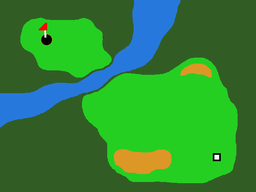
#> input picture ROM.png, 256 x 192 px, shrunk from 640 x 480 before the run
$ jupyter execute --allow-errors ROM_Course.ipynb
#> lines starting #> are read from the running program, lines starting #| are printed output that depends on the picture
[cell 1]
from PIL import Image
im = Image.open('ROM.png', 'r')
#> im is the input picture: PIL image 256x192 RGBA; mean R, G, B, A 48.6, 136.6, 54.7, 255
width, height = im.size
#> width = 256; height = 192
pixel_values = list(im.getdata())
#> pixel_values = 49152 items

[cell 2]
from PIL import Image

# Load the image
im = Image.open('ROM.png', 'r')
width, height = im.size

# Convert the image to 6-bit RGB (2 bits per color)
def rgb_to_6bit(rgb):
    return tuple((channel * 3) // 255 for channel in rgb)

# Get pixel data
pixel_values = list(im.getdata())
six_bit_pixel_values = [rgb_to_6bit(pixel) for pixel in pixel_values]
#> six_bit_pixel_values = 49152 items

# Write to a ROM-compatible format (VHDL case statement)
output_file = 'rom_output.vhd'
#> (the rest of this cell did not finish here and is left out)

[cell 3]
from PIL import Image

# Load the image
im = Image.open('ROM.png', 'r').convert('RGB')  # Ensure image is in RGB format
#> im: PIL image 256x192 RGB
width, height = im.size

# Convert the image to 6-bit RGB (2 bits per color)
def rgb_to_6bit(rgb):
    return tuple((channel * 3) // 255 for channel in rgb)

# Get pixel data
pixel_values = list(im.getdata())
six_bit_pixel_values = [rgb_to_6bit(pixel) for pixel in pixel_values]

# Write to a ROM-compatible format (VHDL case statement)
output_file = 'rom_output.vhd'
with open(output_file, 'w') as file:
    file.write('-- VHDL ROM file generated by Python script\n')
    file.write('case address is\n')

    for y in range(height):
        for x in range(width):
            pixel_index = y * width + x
            address = (y << 8) | x  # Combine x and y into a single address
            r, g, b = six_bit_pixel_values[pixel_index]
            color_value = (r << 4) | (g << 2) | b  # Combine 6-bit color into a single value
            file.write(f"    when x\"{address:04X}\" => data <= x\"{color_value:02X}\";\n")

    file.write('    when others => data <= x"00";\n')
    file.write('end case;\n')

print(f"VHDL ROM script written to {output_file}")

[cell 4]
from PIL import Image

im = Image.open('ROM.png', 'r').convert('RGB')  # Ensure image is in RGB format
width, height = im.size
def rgb_to_6bit(rgb):
    return tuple((channel * 3) // 255 for channel in rgb)

pixel_values = list(im.getdata())
six_bit_pixel_values = [rgb_to_6bit(pixel) for pixel in pixel_values]

output_file = 'rom_output.vhd'
with open(output_file, 'w') as file:
    file.write('-- VHDL ROM file generated by Python script\n')
    file.write('case address is\n')

    for y in range(height):
        for x in range(width):
            pixel_index = y * width + x
            address = (y << 8) | x  # Combine x and y into a single address
            address_binary = f"{address:016b}"  # Format as a 16-bit binary string
            r, g, b = six_bit_pixel_values[pixel_index]
            color_value = (r << 4) | (g << 2) | b  # Combine 6-bit color into a single value
            file.write(f"    when \"{address_binary}\" => data <= x\"{color_value:02X}\";\n")

    file.write('    when others => data <= x"00";\n')
    file.write('end case;\n')

print(f"VHDL ROM script written to {output_file}")

[cell 5]
from PIL import Image

# Load the image
im = Image.open('ROM.png', 'r').convert('RGB')  # Ensure image is in RGB format

# Scale the image down by a factor of 4
scale_factor = 4
width, height = im.size
scaled_width, scaled_height = width // scale_factor, height // scale_factor
#> scaled_width = 64; scaled_height = 48
im = im.resize((scaled_width, scaled_height), Image.NEAREST)
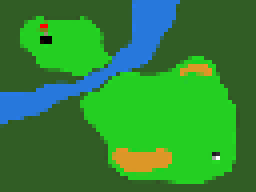
#> im: PIL image 64x48 RGB (shown 4 times larger); mean R, G, B 48.6, 136.5, 54.6

# Convert the image to 6-bit RGB (2 bits per color)
def rgb_to_6bit(rgb):
    return tuple((channel * 3) // 255 for channel in rgb)

# Get pixel data
pixel_values = list(im.getdata())
#> pixel_values = 3072 items, first 6: (49, 93, 37), (49, 93, 37), (49, 93, 37), (49, 93, 37), (49, 93, 37), (49, 93, 37)
six_bit_pixel_values = [rgb_to_6bit(pixel) for pixel in pixel_values]
#> six_bit_pixel_values = 3072 items, first 6: (0, 1, 0), (0, 1, 0), (0, 1, 0), (0, 1, 0), (0, 1, 0), (0, 1, 0)

# Write to a ROM-compatible format (VHDL case statement)
output_file = 'rom_output.vhd'
with open(output_file, 'w') as file:
    file.write('-- VHDL ROM file generated by Python script\n')
    file.write('-- Image scaled down by a factor of 4\n')
    file.write('case address is\n')

    for y in range(scaled_height):
        for x in range(scaled_width):
            pixel_index = y * scaled_width + x
            address = (y << (scaled_width.bit_length())) | x  # Combine x and y into a single address
            address_binary = f"{address:016b}"  # Format as a 16-bit binary string
            r, g, b = six_bit_pixel_values[pixel_index]
            color_value = (r << 4) | (g << 2) | b  # Combine 6-bit color into a single value
            file.write(f"    when \"{address_binary}\" => data <= x\"{color_value:02X}\";\n")

    file.write('    when others => data <= x"00";\n')
    file.write('end case;\n')

print(f"VHDL ROM script written to {output_file}")

[cell 6]
from PIL import Image
im = Image.open('ROM.png', 'r').convert('RGB')
scale_factor = 4
width, height = im.size
scaled_width, scaled_height = width // scale_factor, height // scale_factor
im = im.resize((scaled_width, scaled_height), Image.NEAREST)

def rgb_to_6bit(rgb):
    r = (rgb[0] * 3) // 255
    g = (rgb[1] * 3) // 255
    b = (rgb[2] * 3) // 255
    return (r << 4) | (g << 2) | b

pixel_values = list(im.getdata())
six_bit_pixel_values = [rgb_to_6bit(pixel) for pixel in pixel_values]
#> six_bit_pixel_values = 3072 values, max 63 at index 2550, min 0 at index 267, mean 6.51

output_file = 'rom_output.vhd'
with open(output_file, 'w') as file:
    file.write('-- VHDL ROM file generated by Python script\n')
    file.write('-- Image scaled down by a factor of 4\n')
    file.write('case address is\n')

    for y in range(scaled_height):
        for x in range(scaled_width):
            pixel_index = y * scaled_width + x
            address = (y << (scaled_width.bit_length())) | x
            address_binary = f"{address:016b}"
            color_value = six_bit_pixel_values[pixel_index]
            file.write(f"    when \"{address_binary}\" => data <= \"{color_value:06b}\";\n")

    file.write('    when others => data <= "000000";\n')
    file.write('end case;\n')

print(f"VHDL ROM script written to {output_file}")

[cell 7]
from PIL import Image
im = Image.open('ROM.png', 'r').convert('RGB')
scale_factor = 4
width, height = im.size
scaled_width, scaled_height = width // scale_factor, height // scale_factor
im = im.resize((scaled_width, scaled_height), Image.NEAREST)

[cell 8]
def rgb_to_6bit(rgb):
    r = (rgb[0] * 3) // 255
    g = (rgb[1] * 3) // 255
    b = (rgb[2] * 3) // 255
    return (r << 4) | (g << 2) | b

pixel_values = list(im.getdata())
six_bit_pixel_values = [rgb_to_6bit(pixel) for pixel in pixel_values]

[cell 9]
output_file = 'rom_output.vhd'
with open(output_file, 'w') as file:
    file.write('-- VHDL ROM file generated by Python script\n')
    file.write('-- Image scaled down by a factor of 4\n')
    file.write('case address is\n')

    for y in range(scaled_height):
        for x in range(scaled_width):
            pixel_index = y * scaled_width + x
            address = (y << (scaled_width.bit_length())) | x
            address_binary = f"{address:018b}"
            color_value = six_bit_pixel_values[pixel_index]
            file.write(f"    when \"{address_binary}\" => rgb_out <= \"{color_value:06b}\";\n")

    file.write('    when others => rgb_out <= "000000";\n')
    file.write('end case;\n')

print(f"VHDL ROM script written to {output_file}")

[cell 10]
from PIL import Image
im = Image.open('ROM.png', 'r').convert('RGB')
scale_factor = 4
width, height = im.size
scaled_width, scaled_height = width // scale_factor, height // scale_factor
im = im.resize((scaled_width, scaled_height), Image.NEAREST)

[cell 11]
def rgb_to_6bit(rgb):
    r = (rgb[0] * 3) // 255
    g = (rgb[1] * 3) // 255
    b = (rgb[2] * 3) // 255
    return (r << 4) | (g << 2) | b

pixel_values = list(im.getdata())
six_bit_pixel_values = [rgb_to_6bit(pixel) for pixel in pixel_values]

[cell 12]
output_file = 'rom_output.vhd'
with open(output_file, 'w') as file:
    file.write('-- VHDL ROM file generated by Python script\n')
    file.write('-- Image scaled down by a factor of 4\n')
    file.write('case address is\n')

    for y in range(scaled_height):
        for x in range(scaled_width):
            pixel_index = y * scaled_width + x
            address = (y << 10) | x
            address_binary = f"{address:020b}"
            color_value = six_bit_pixel_values[pixel_index]
            file.write(f"    when \"{address_binary}\" => rgb_out <= \"{color_value:06b}\";\n")

    file.write('    when others => rgb_out <= "000000";\n')
    file.write('end case;\n')

print(f"VHDL ROM script written to {output_file}")

[cell 13]
from PIL import Image
im = Image.open('ROM.png', 'r').convert('RGB')
scale_factor = 1
width, height = im.size
scaled_width, scaled_height = width // scale_factor, height // scale_factor
#> scaled_width = 256; scaled_height = 192
im = im.resize((scaled_width, scaled_height), Image.NEAREST)

def rgb_to_6bit(rgb):
    r = (rgb[0] * 3) // 255
    g = (rgb[1] * 3) // 255
    b = (rgb[2] * 3) // 255
    return (r << 4) | (g << 2) | b

pixel_values = list(im.getdata())
#> pixel_values = 49152 items
six_bit_pixel_values = [rgb_to_6bit(pixel) for pixel in pixel_values]
#> six_bit_pixel_values = 49152 items

output_file = 'rom_output.vhd'
with open(output_file, 'w') as file:
    file.write('-- VHDL ROM file generated by Python script\n')
    file.write('-- Image scaled down by a factor of 4\n')
    file.write('case address is\n')

    for y in range(scaled_height):
        for x in range(scaled_width):
            pixel_index = y * scaled_width + x
            address = (y << (scaled_width.bit_length())) | x
            address_binary = f"{address:020b}"
            color_value = six_bit_pixel_values[pixel_index]
            file.write(f"    when \"{address_binary}\" => rgb_out <= \"{color_value:06b}\";\n")

    file.write('    when others => rgb_out <= "000000";\n')
    file.write('end case;\n')

print(f"VHDL ROM script written to {output_file}")
